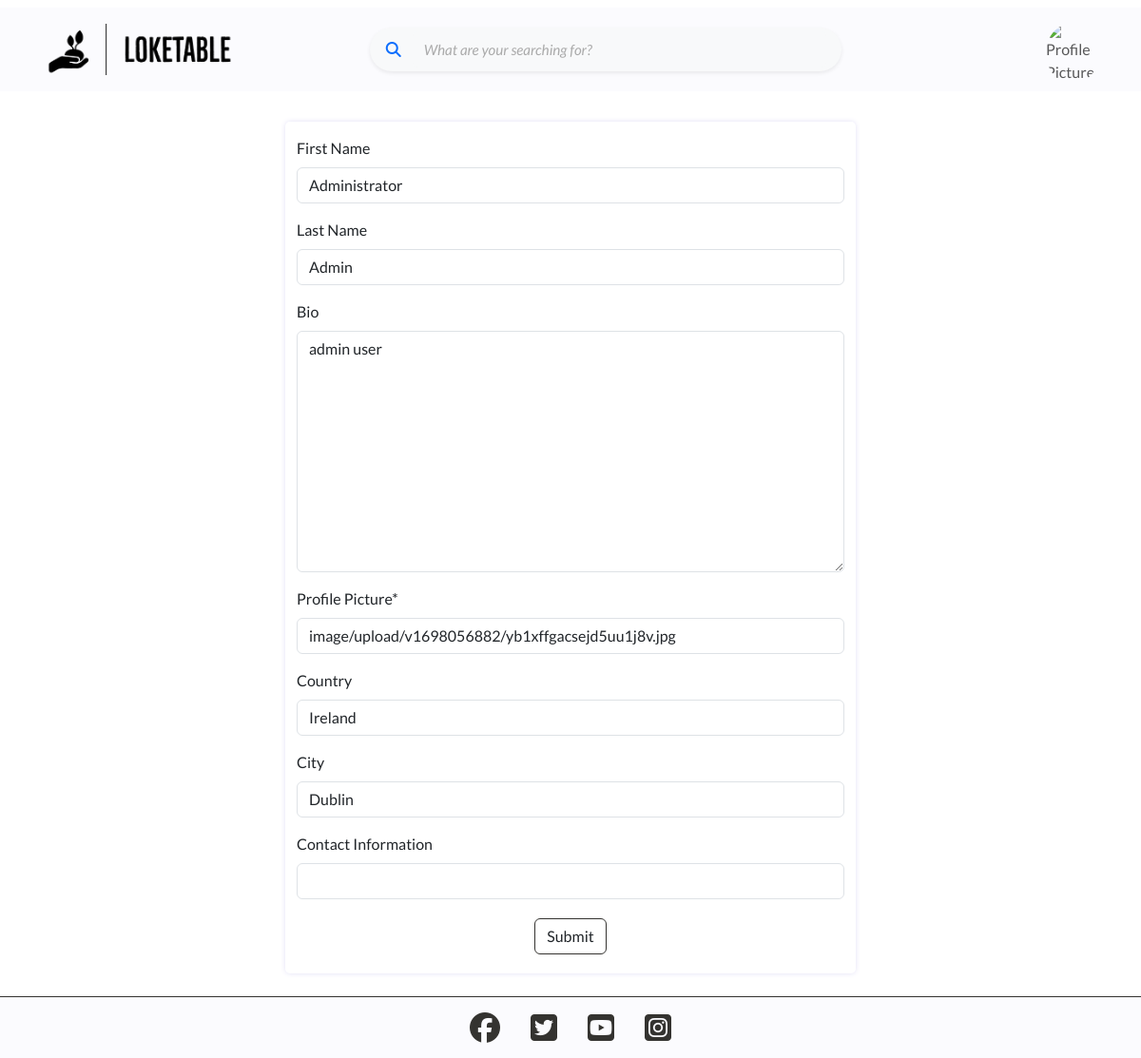
The page /user/edit/1/ (signed in) on the database as committed earlier.
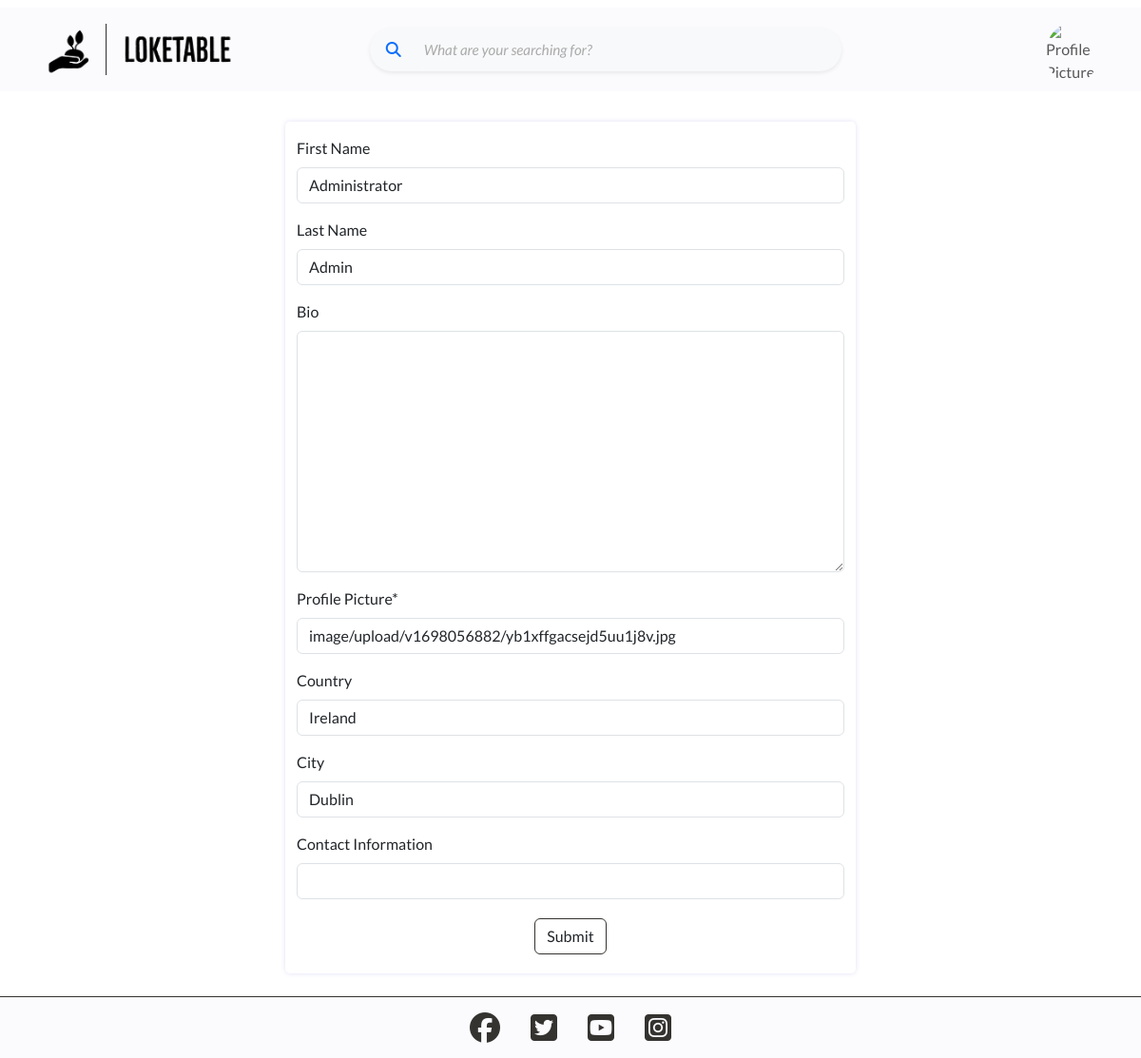
The same page on the database as committed later.
### profiles/models.py (models this page shows, shortened)
class Profile(models.Model):
    user = models.OneToOneField(
        User,
        on_delete=models.CASCADE,
        related_name='profile'
        )
    first_name = models.CharField(max_length=30, null=True, blank=True)
    last_name = models.CharField(max_length=30, null=True, blank=True)
    bio = models.TextField(max_length=1500, null=True, blank=True)
    country = models.CharField(max_length=30, null=True, blank=True)
    city = models.CharField(max_length=30, null=True, blank=True)
    created_date = models.DateTimeField(auto_now_add=True)
    updated_date = models.DateTimeField(auto_now=True)
    image = CloudinaryField('image', default='placeholder')
    contact = models.CharField(max_length=30, null=True, blank=True)

### profiles/views.py (the view, shortened to what this page needs)
# urls.py: path('edit/<int:pk>/', EditProfile.as_view(), name='edit_profile'),
class EditProfile(LoginRequiredMixin, UserPassesTestMixin, generic.UpdateView):
    template_name = 'profiles/edit_profile.html'
    form_class = ProfileForm
    model = Profile
    def test_func(self):
        return self.request.user == self.get_object().user

### profiles/forms.py
class ProfileForm(forms.ModelForm):
    class Meta:
        model = Profile
        fields = [
            'first_name',
            'last_name',
            'bio',
            'image',
            'country',
            'city',
            'contact'
        ]
        labels = {
            'first_name': 'First Name',
            'last_name': 'Last Name',
            'bio': 'Bio',
            'image': 'Profile Picture',
            'country': 'Country',
            'city': 'City',
            'contact': 'Contact Information'
        }

### profiles/templates/profiles/edit_profile.html (shortened to what this page needs)
{% extends 'base.html' %}
{% block content %}
    <div class="container form-container">
        <form method="POST" enctype="multipart/form-data" class="my-4 py-3">
            {{ form | crispy }}
            <div class="d-flex justify-content-center">
                <input type="submit" value="Submit" class="btn general-purpose-btn my-1">
            </div>
        </form>
    </div>
{% endblock %}

Rows that differ between the two databases and show on the page:
changed Profile "Administrator": bio "admin user" → (not shown)
